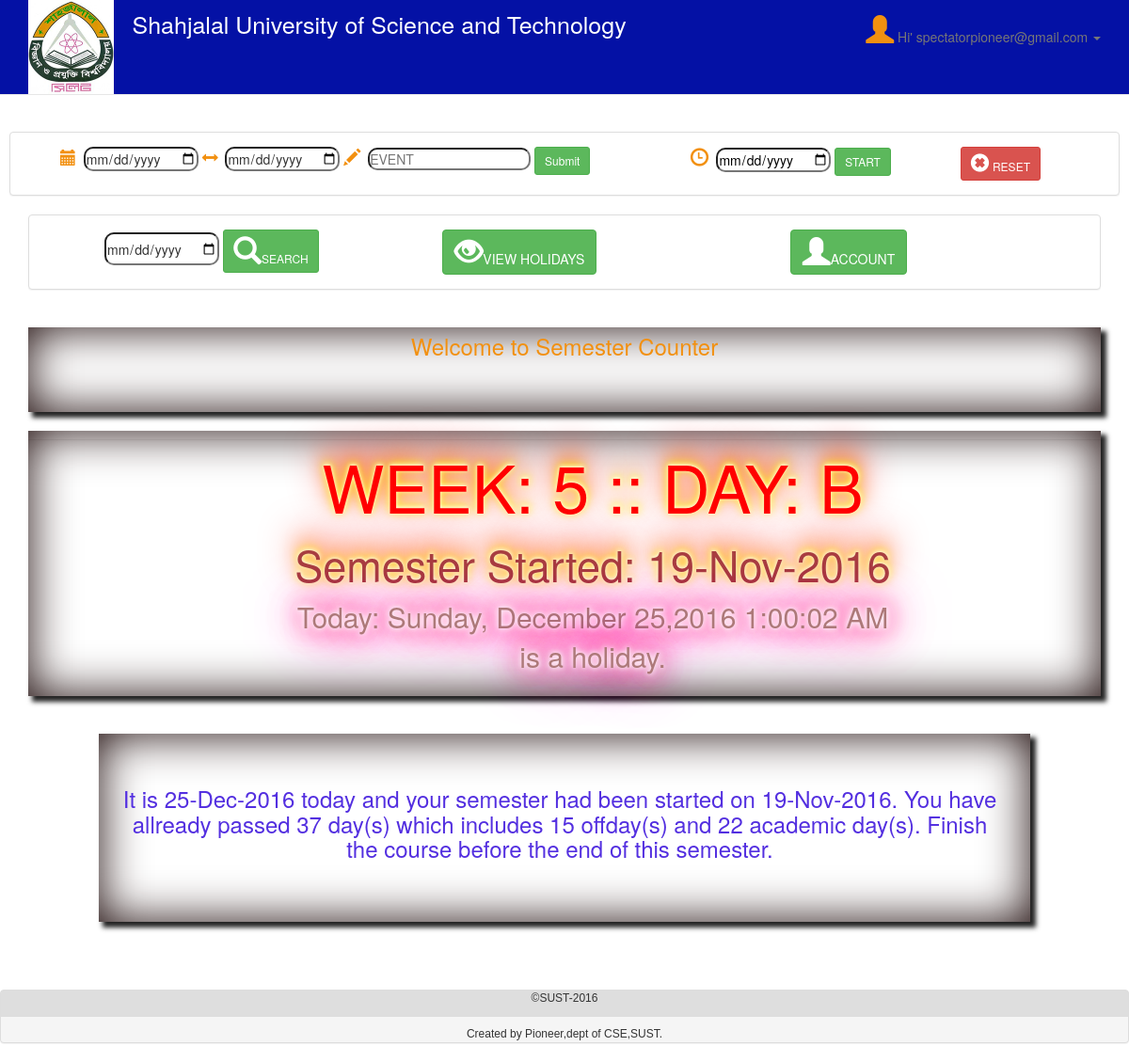
/home.php (signed in), run on an earlier commit of the app's database.
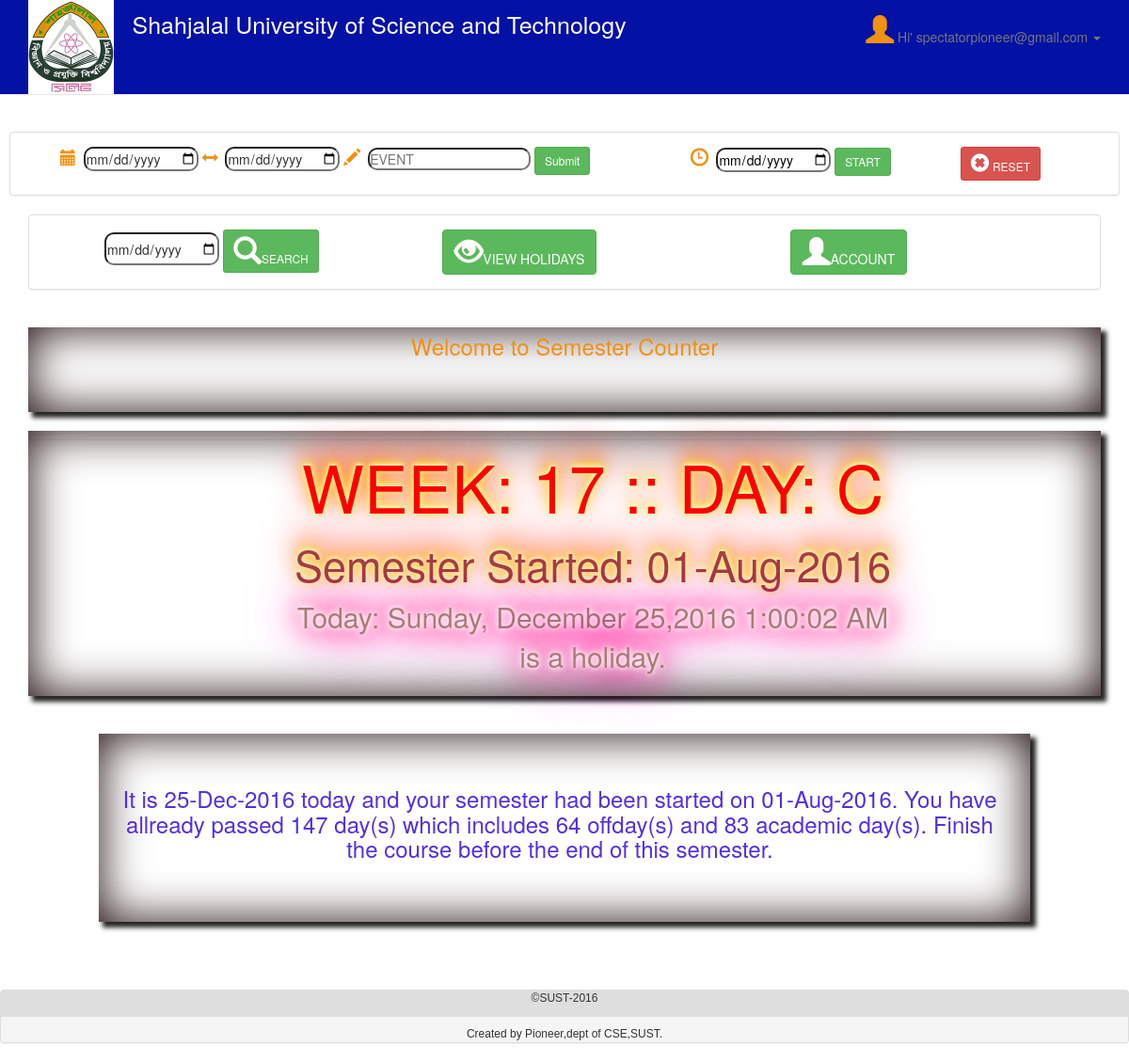
And on a later commit of the database.
### tables this page shows
CREATE TABLE `counter_start` (
  `id` int(11) NOT NULL,
  `start` date NOT NULL DEFAULT '2016-11-11'
);

### home.php (the view, shortened to what the changed rows need)
<!DOCTYPE html>
<html>
<head>
  <link rel="stylesheet" href="assets/css/bootstrap.min.css" type="text/css"  />
  <link rel="stylesheet" href="style.css" type="text/css" />
</head>
<body>
  <br><br><br><br><br><br><br>
<div class="container">
<div class="page-header">
<div class="col-lg-12" style="box-shadow: inset 0px 0px 50px 0px #1A0707,5px 5px 5px 1px #242424;
-webkit-box-shadow: inset 0px 0px 50px 0px #1A0707,5px 5px 5px 1px #242424;
-moz-box-shadow: inset 0px 0px 50px 0px #1A0707,5px 5px 5px 1px #242424;
-o-box-shadow: inset 0px 0px 50px 0px #1A0707,5px 5px 5px 1px #242424;padding-bottom: 20px;">
<div class="container">
  <?php
  $res=mysql_query("SELECT * FROM `counter_start` WHERE id='1'");
  $userRow=mysql_fetch_array($res);
  $startingdate=date("Y-m-d", strtotime($userRow['start']));
  $currentdate= date('Y-m-d');
  $date1=date_create("$startingdate");
  $date2=date_create("$currentdate");
  $diff=date_diff($date1,$date2);
  $diff=$diff->format("%a");
  $diff=$diff+1;
  $begin = new DateTime( $startingdate);
  $end = new DateTime(  $currentdate );
  $end = $end->modify( '+1 day' );
  $interval = new DateInterval('P1D');
  $daterange = new DatePeriod($begin, $interval ,$end);
  $count=0;
  foreach($daterange as $date)
  {
       $alldate = $date->format("Y-m-d");
       $dayNo= date('N', strtotime( $alldate));
       $test = "SELECT `date` FROM `sust_student` WHERE `date`='$alldate'";
       $test = mysql_query($test);
       $test = mysql_num_rows($test);
       if($test!=0)
       {
        $count+=1;
      }
      else if ($dayNo=='5'||$dayNo=='6')
      {
       $count+=1;
     }
   }
   $pcount=$count;
   $totalOnday=$diff-$count;
   $W=0;
   $D=0;
   if($totalOnday==1)
   {
     $W=1;
     $D="A";
   }
   else if($totalOnday==2)
   {
     $W=1;
     $D="B";
   }
   else if($totalOnday==3)
   {
     $W=1;
     $D="C";
   }
   else if($totalOnday==4)
   {
     $W=1;
     $D="D";
   }
   else if($totalOnday==5)
   {
     $W=1;
     $D="E";
   }
   else if($totalOnday>5)
   {
     $W=(int)(($totalOnday/5)+1);
     $DAY=($totalOnday%5);
     if($DAY==1)
     {
       $D="A";
     }
     else if($DAY==2)
     {
       $D="B";
     }
     else if($DAY==3)
     {
       $D="C";
     }
   }
   $count="WEEK: ".$W." :: DAY: ".$D;
   COUNTER($count);
   STARTINGDATE($startingdate);
   ?>
   <div style="text-align: center;">
    <?php function COUNTER($totalOnday)
    {?>
    <h1  style=" text-align: center; color: rgb(255, 0, 0);
    font-size: 70px;
    text-shadow: rgb(255, 255, 255) 0px -1px 4px, rgb(255, 255, 0) 0px -2px 10px, rgb(255, 128, 0) 0px -10px 20px, rgb(255, 0, 0) 0px -18px 40px;"> <?php echo $totalOnday; ?> </h1> <?php
  }
  ?>
   <?php function STARTINGDATE($startingdate)
   {?>
   <h1 style="text-align: center; color: rgb(168, 64, 64);
   font-size: 45px;
   text-shadow: rgb(255, 255, 255) 0px -1px 4px, rgb(255, 255, 0) 0px -2px 10px, rgb(255, 128, 0) 0px -10px 20px, rgb(255, 0, 0) 0px -18px 40px;"> <?php
   $startingdate = date("d-M-Y", strtotime($startingdate));
   echo "Semester Started: ".$startingdate; ?> </h1> <?php
 }
 ?>
<div  style="text-align: center;color: rgb(173, 121, 121);
font-size: 30px;
//background-color: rgb(232, 204, 204);
text-shadow: rgb(255, 255, 255) 0px 0px 5px, rgb(255, 255, 255) 0px 0px 10px, rgb(255, 255, 255) 0px 0px 15px, rgb(255, 45, 149) 0px 0px 20px, rgb(255, 45, 149) 0px 0px 30px, rgb(255, 45, 149) 0px 0px 40px, rgb(255, 45, 149) 0px 0px 50px, rgb(255, 45, 149) 0px 0px 75px;">
</div>
</div>
</div>
</div>
</div>
</div>
<div style=" box-shadow: inset 0px 0px 50px 0px #1A0707,5px 5px 5px 1px #242424;
-webkit-box-shadow: inset 0px 0px 50px 0px #1A0707,5px 5px 5px 1px #242424;
-moz-box-shadow: inset 0px 0px 50px 0px #1A0707,5px 5px 5px 1px #242424;
-o-box-shadow: inset 0px 0px 50px 0px #1A0707,5px 5px 5px 1px #242424;height: 200px;margin-left: 105px;margin-right: 105px;font-size: 20px;margin-top:40px;"> <div><h3 style="text-align: center;padding-top:56px;margin-left: 20px;margin-right:30px;color:#532FE0;">It is <?php echo date('d-M-Y')?> today and your semester had been started on <?php echo date("d-M-Y", strtotime($startingdate));?>. You have allready passed <?php echo $diff; ?> day(s) which includes <?php echo $pcount;?> offday(s) and <?php echo $totalOnday?> academic day(s). Finish the course before the end of this semester.</h3> </div> </div>
</body>
</html>
<?php include 'footer.php';?>

What changed in the data, as far as the page shows it:
changed counter_start: start "19-Nov-2016" → "01-Aug-2016"
Also different on the page:
$totalOnday: "WEEK: 5 :: DAY: B" → "WEEK: 17 :: DAY: C"
date("d-M-Y", strtotime($startingdate)): "19-Nov-2016" → "01-Aug-2016"
$diff: "37" → "147"
$pcount: "15" → "64"
$totalOnday: "22" → "83"
